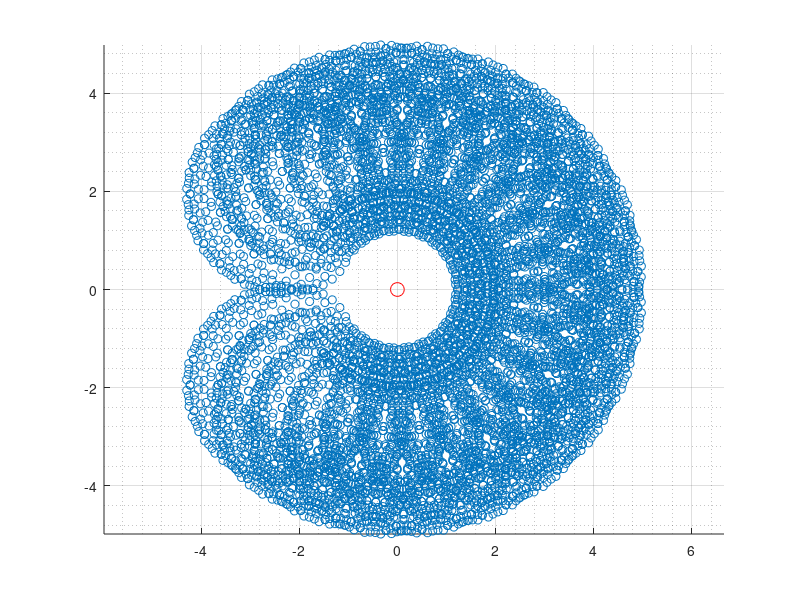

This chart was generated by the following MATLAB code:
clc;clear;
% declaration of arrays
X3=[];
Y3=[];

% INPUT-------------------------------------

% Link 1
L1 = 3; %length of link
a1_min= -140; %minimal angle of first joint
a1_max= +140; %maximal angle of first joint

% Link 2
L2 = 1;
a2_min= -150;
a2_max= +150;

% Link 3
L3 = 1;
a3_min= -120;
a3_max= +120;

% Number of steps (number of points in n^3)
n=20;


% CALCULATION-------------------------------------

for a1 = linspace(a1_min,a1_max,n) %cycle trough all possible angles  
    for a2 = linspace(a2_min,a2_max,n)
        for a3 = linspace(a3_min,a3_max,n)
            X3(end+1)= L1*cos(a1*pi/180) + L2*cos((a1+a2)*pi/180) + L3*cos((a1+a2+a3)*pi/180); %push value to array
            Y3(end+1)= L1*sin(a1*pi/180) + L2*sin((a1+a2)*pi/180) + L3*sin((a1+a2+a3)*pi/180); %push value to array
        end
    end
end


% OUTPUT-------------------------------------

fprintf("%i points have been drawn",length(X3))

hold off; %new graph
scatter(X3,Y3); %draw a points that arm reached
hold on; %add graph
plot(0, 0, 'ro', 'MarkerSize', 10); %robot base

axis equal %height/width ratio to 1:1
grid on
grid minor

